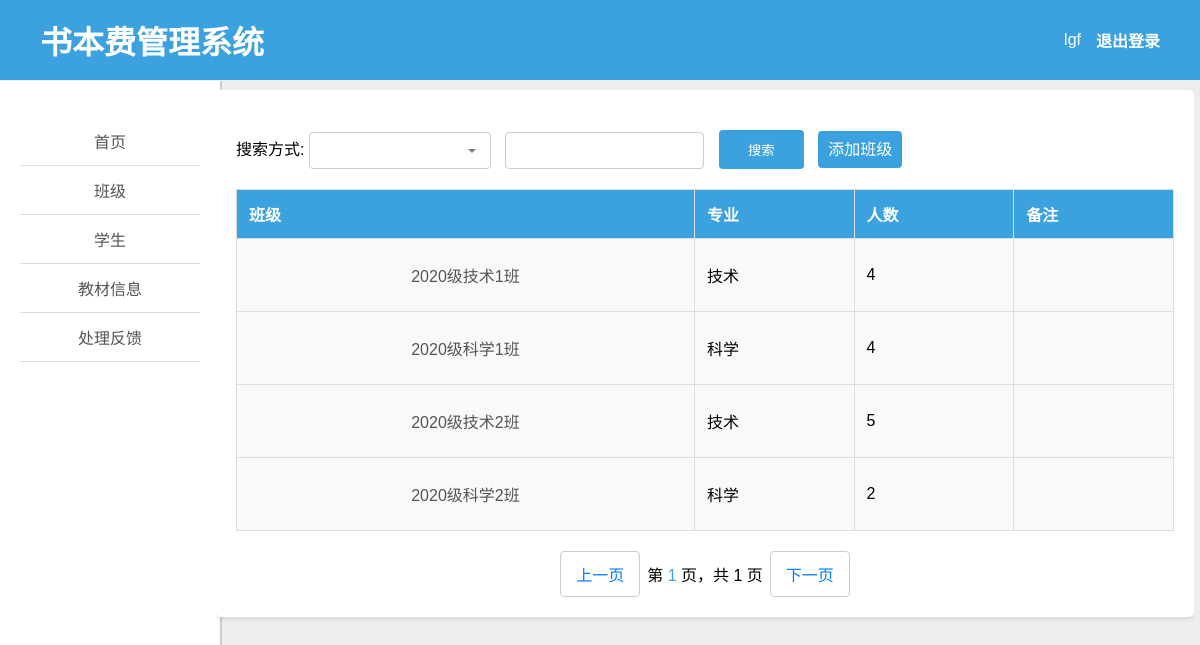
The app's page /manager/grade_all/1 (signed in) with its own data.
### books/models.py (models this page shows, shortened)
class Grade(models.Model):
    name = models.CharField(max_length=100, verbose_name='班级名称')
    major = models.ForeignKey(Major, on_delete=models.CASCADE, verbose_name='所属专业')
    notice = models.TextField(verbose_name='备注', null=True, blank=True)
    class Meta:
        verbose_name = '班级'
        verbose_name_plural = '班级'

class Major(models.Model):
    name = models.CharField(max_length=100, verbose_name='专业名称')
    college = models.ForeignKey(College, on_delete=models.CASCADE, verbose_name='所属学院')
    notice = models.TextField(verbose_name='备注', null=True, blank=True)
    def __str__(self):
        return f"{self.name}"
    class Meta:
        verbose_name = '专业'
        verbose_name_plural = '专业'

### util/check_staff.py (the view)
    def wrapper(request, *args, **kwargs):
        if request.user.is_staff:
            return func(request, *args, **kwargs)
        else:
            return render(request, 'permissions_error.html')

### manager/plug.py (called while the page is built)
def managerRender(request, template_name, context=None):
    if context is None:
        context = {}
    context['user'] = request.user
    return render(request, template_name, context)

### util/check_staff.py (called while the page is built)
def check_staff(func):
    def wrapper(request, *args, **kwargs):
        if request.user.is_staff:
            return func(request, *args, **kwargs)
        else:
            return render(request, 'permissions_error.html')
    return wrapper

### templates/manager/grade_all.html (shortened to what this page needs)
{% extends 'manager_left.html' %}
{% block right %}
<div class="container">
    <form method="get">
        <label for="search_type">搜索方式:</label>
        <input type="text" id="search_type" name="search_type" list="search_types" class="custom-select">
        <input type="text" id="search" name="search" required>
        <input type="submit" value="搜索">
        <a href="../add_grade" class="custom-button">添加班级</a>
    </form>
    <table>
        <thead>
        <tr>
            <th>班级</th>
            <th>专业</th>
            <th>人数</th>
            <th>备注</th>
        </tr>
        </thead>
        <tbody>
        {% for grade in grades %}
            <tr>
                <td><a class="nav-link" href="/manager/grade_about/{{ grade.id }}">{{ grade.name }}</a></td>
                <td>{{ grade.major }}</td>
                <td>{{ grade.nums }}</td>
                <td>{{ grade.notice }}</td>
            </tr>
        {% endfor %}
        </tbody>
    </table>
    <div class="pagination">
        <a href="./{{ l }}?{{ request.GET.urlencode }}">上一页</a>
        <span>第 <span class="current-page">{{ current_page }}</span> 页，共 {{ total_pages }} 页</span>
        <a href="./{{ r }}?{{ request.GET.urlencode }}">下一页</a>
    </div>
</div>
{% endblock %}

### templates/base.html (shortened to what this page needs)
<!DOCTYPE html>
<html lang="zh">
<head>
</head>
<body>
<header style="display: flex; justify-content: space-between; align-items: center; height: 50px;">
    <h1 style="font-family: '黑体'; font-weight: bold; margin-left: 40px;">书本费管理系统</h1>
    <div style="display: flex; align-items: center;">
        <p style="margin-right: 15px;">{{ user.username }}</p>
        <a href="/logout"
           style="color: #fff; font-family: '黑体';
           font-weight: bold;margin-right:40px; text-decoration: none;">退出登录</a>
    </div>
</header>
<div class="content">
    {% block content %}
    {% endblock %}
</div>
</body>
</html>

### templates/manager/manager_left.html (style rules this page uses)
.nav-link { color: #555; font-size: 16px; transition: color 0.3s ease; padding: 12px 15px; display: block; text-decoration: none; text-align: center; }

### templates/manager/grade_all.html (style rules this page uses)
a { color: #007bff; text-decoration: none; }
table { width: 100%; border-collapse: collapse; background-color: #f9f9f9; margin-bottom: 20px; }
th, td { border: 1px solid #ddd; padding: 12px; text-align: left; }
th { background-color: #3ba1df; color: #fff; }
form { margin-top: 20px; margin-bottom: 20px; }
input[type="text"], input[type="submit"], .custom-button, .custom-select { padding: 10px; margin-right: 10px; border-radius: 4px; border: 1px solid #ccc; }
input[type="submit"], .custom-button { width: 85px; background-color: #3ba1df; color: #fff; cursor: pointer; border: none; }
.custom-select { position: relative; display: inline-block; width: 160px; }
.pagination { display: flex; align-items: center; justify-content: center; margin-top: 20px; }
.pagination a { padding: 10px 15px; margin: 0 7px; border-radius: 4px; border: 1px solid #ccc; text-decoration: none; }
.pagination .current-page { color: #3ba1df; border: none; }
.container { background-color: #ffffff; padding: 20px; border-radius: 5px; box-shadow: 0 2px 4px rgba(0, 0, 0, 0.1); }

### records on screen
Grade: name "2020级技术1班", major "技术", nums "4"
Grade: name "2020级科学1班", major "科学", nums "4"
Grade: name "2020级技术2班", major "技术", nums "5"
Grade: name "2020级科学2班", major "科学", nums "2"

### other values on screen
{{ user.username }} "lgf"
{{ current_page }} "1"
{{ total_pages }} "1"
